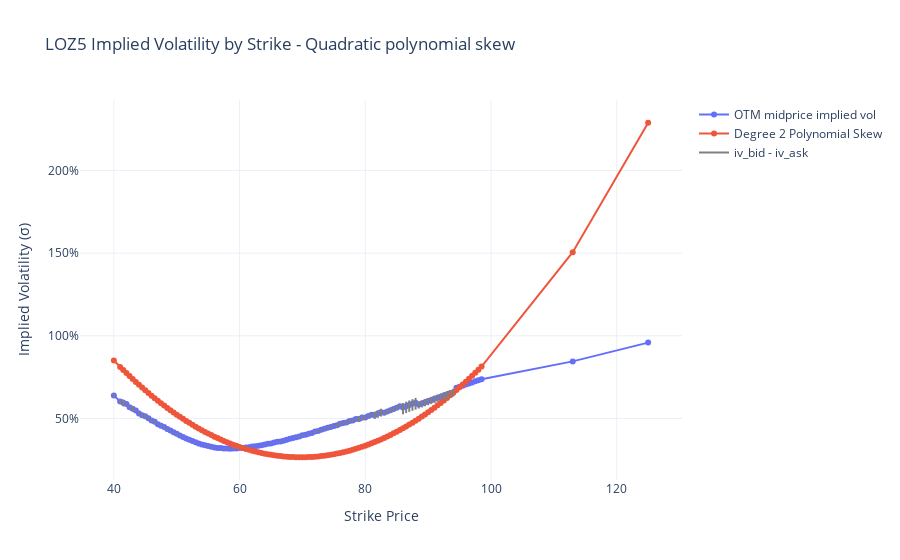

Source (notebook cell):
### Markdown cell above
#### Degree 2

### Code cell
degree = 2
near_atm = (40.0, 150.0)
fig = go.Figure()
add_vol_plot(
    fig=fig,
    vol_df=df,
    name="OTM midprice implied vol",
    y_col="iv_midprice",
    strike_range=near_atm,
)
add_vol_plot(
    fig=fig,
    vol_df=df,
    name=f"Degree {degree} Polynomial Skew",
    y_col=f"poly_skew_deg{degree}",
    strike_range=near_atm,
)
add_vol_range(fig, vol_df=df, strike_range=near_atm)

layout_vol(fig=fig, label=option_label, detail="Quadratic polynomial skew")
fig.show()
